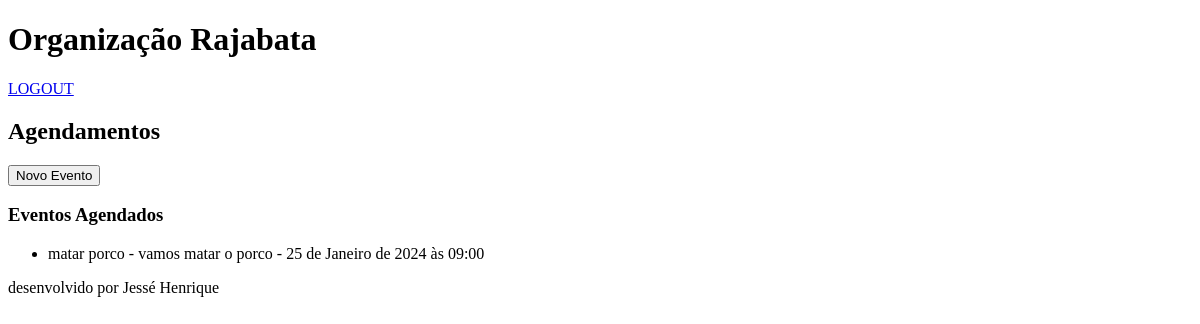
The page /agenda/ (signed in) on the database as committed earlier.
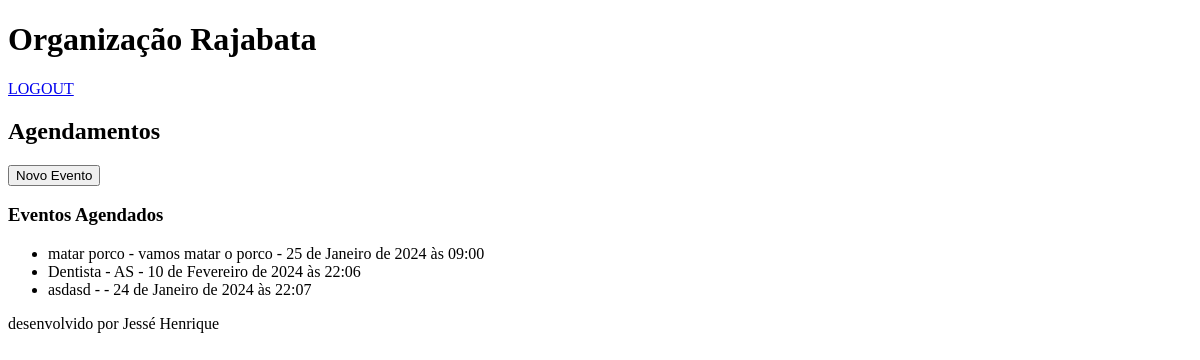
The same page on the database as committed later.
### core/models.py (models this page shows, shortened)
class Evento(models.Model):
    titulo = models.CharField(max_length=100, verbose_name='Título')
    descricao = models.TextField(blank=True, null=True)
    data_evento = models.DateTimeField(verbose_name='Data do Evento')
    data_criacao = models.DateTimeField(auto_now=True, verbose_name='Data de criação')
    usuario = models.ForeignKey(User, on_delete=models.CASCADE)
    class Meta:
        db_table = 'evento'

### core/views.py (the view)
# urls.py: path('agenda/', views.lista_eventos),
@login_required(login_url='/login/')
def lista_eventos(request):
    usuario = request.user
    evento = Evento.objects.filter(usuario=usuario)
    dados = {'eventos': evento}
    return render(request, 'agenda.html', dados)

### templates/agenda.html
{% extends "model-page.html" %}
{% block content %}
<a href='evento/'>
  <button>Novo Evento</button>
</a>
<h3>Eventos Agendados</h3>
<ul>
  {% for evento in eventos %}
  <li>{{evento.titulo}} - {{evento.descricao}} - {{evento.data_evento}}</li>
  {% endfor %}
</ul>
{% endblock %}

### templates/model-page.html
<!DOCTYPE html>
<html lang="pt-br">
    <head>
        <h1>Organização Rajabata</h1>
        {% include "model-header.html" %}
    </head>
    <body>
        {% block content %}{% endblock content %}
        {% include "model-footer.html" %}
    </body>
</html>

### templates/model-header.html (shortened to what this page needs)
<div>
    <a href='/logout'>LOGOUT</a>
</div>
<h2>Agendamentos</h2>

### templates/model-footer.html
<p>desenvolvido por Jessé Henrique</p>

Rows that differ between the two databases and show on the page:
added Evento: titulo "Dentista", descricao "AS", data_evento "10 de Fevereiro de 2024 às 22:06"
added Evento: titulo "asdasd", data_evento "24 de Janeiro de 2024 às 22:07"
